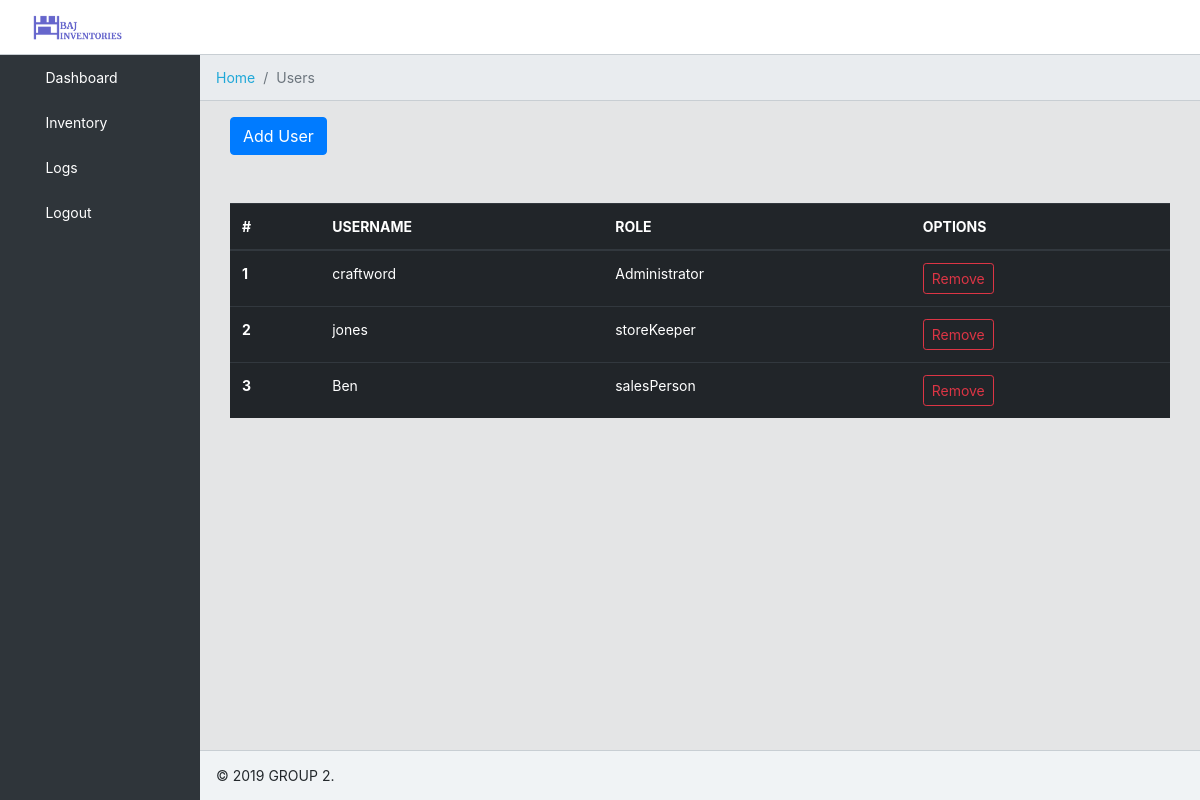
Before: /users (signed in) with the older database file.
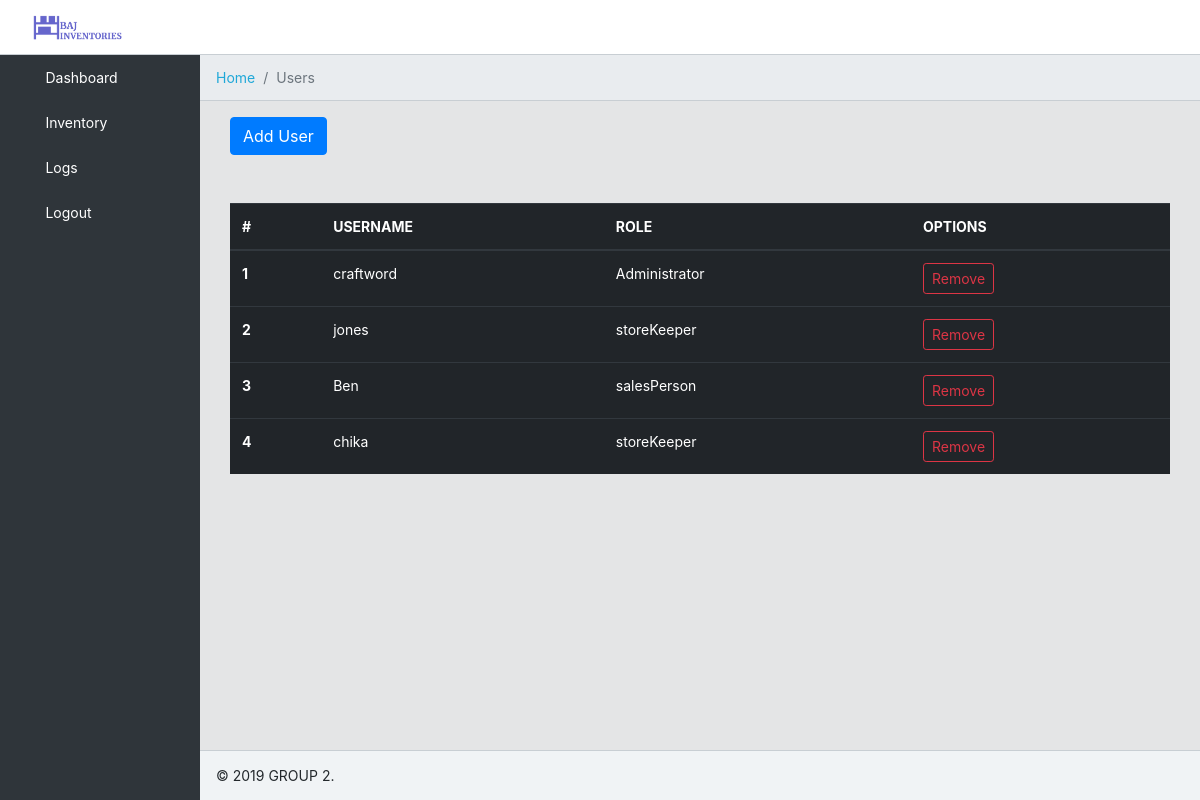
After: the same page with the newer database file.
### tables this page shows
CREATE TABLE "users" (
	"id"	INTEGER NOT NULL PRIMARY KEY AUTOINCREMENT UNIQUE,
	"username"	TEXT NOT NULL UNIQUE,
	"hash"	TEXT NOT NULL,
	"role"	TEXT NOT NULL
);

### application.py (the view, shortened to what this page needs)
@app.route("/users", methods=["GET", "POST"])
@login_required
def users():
    if request.method == "GET":
        userData = db.execute("SELECT id, username, role FROM users")
        return render_template("users.html", userData=userData)

### application.py (called while the page is built)
@app.after_request
def after_request(response):
    response.headers["Cache-Control"] = "no-cache, no-store, must-revalidate"
    response.headers["Expires"] = 0
    response.headers["Pragma"] = "no-cache"
    return response

### helper.py (called while the page is built)
def login_required(f):
    @wraps(f)
    def decorated_function(*args, **kwargs):
        if session.get("user_id") is None:
            return redirect("/")
        return f(*args, **kwargs)
    return decorated_function

### templates/users.html (shortened to what this page needs)
{% extends "layout.html" %}
{% block breadcrumb %}
<li class="breadcrumb-item">
    <a href="/">Home</a>
  </li>
  <li class="breadcrumb-item active">Users</li>
{% endblock %}
{% block main %}
<button type="button" class="btn btn-primary" data-toggle="modal" data-target="#exampleModalCenter">
  Add User
</button>
<div class="mt-5">
    <table class="table table-hover table-dark">
        <thead>
          <tr>
            <th scope="col">#</th>
            <th scope="col">USERNAME</th>
            <th scope="col">ROLE</th>
            <th scope="col">OPTIONS</th>
          </tr>
        </thead>
        <tbody>
          {% for data in userData %}
          <tr>
            <th scope="data">{{(userData.index(data) + 1)}}</th>
            <td>{{data.username}}</td>
            <td>{{data.role}}</td>
            <td><a href="#" class="btn btn-outline-danger btn-sm remove_user" name="{{ data.id }}">Remove</a></td>
          </tr>
          {% endfor %}
        </tbody>
      </table>
</div>
{% endblock %}

Changed rows visible on the page:
added users: value "4", username "chika", role "storeKeeper"
